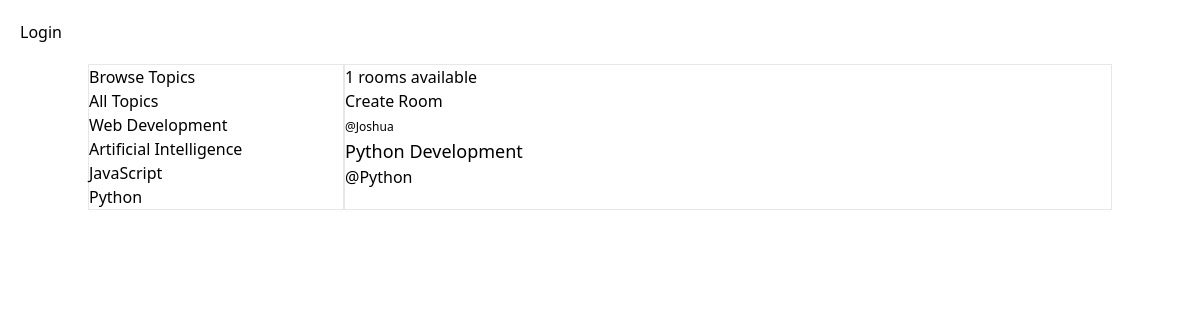
Page /?q=Python on the committed database.
### base/models.py (models this page shows, shortened)
class Topic(models.Model):
    name = models.CharField(max_length=255)

class Room(models.Model):
    host = models.ForeignKey(User, on_delete=models.SET_NULL, null=True)
    topic = models.ForeignKey(Topic, on_delete=models.SET_NULL, null=True)
    name = models.CharField(max_length=255)
    description = models.TextField(null=True, blank=True)
    participant = models.ManyToManyField(User, related_name='participants', blank=True)
    updated = models.DateTimeField(auto_now=True)
    created = models.DateTimeField(auto_now_add=True)
    class Meta:
        ordering = ['-updated', 'created']

### base/views.py (the view)
# urls.py: path('', views.home, name='home'),
def home(request):
    q = request.GET.get('q') if request.GET.get('q') != None else ''
    rooms = Room.objects.filter(
        Q(topic__name__icontains=q) |
        Q(name__icontains=q) |
        Q(description__icontains=q)
        )  # topic is part of the Room model.  name is the child of topic
    room_count = rooms.count()
    topics = Topic.objects.all()
    context = {'rooms': rooms, 'topics': topics, 'room_count': room_count}
    return render(request, 'base/home.html', context)

### base/templates/base/home.html (shortened to what this page needs)
{% extends "main.html" %} {% block title %}Home{% endblock title %}
{% block content %}
<div class="container mx-auto grid grid-cols-12">
  <div class='col-span-3 border flex flex-col'>
    <h3>Browse Topics</h3>
    <a href="{% url 'home' %}">All Topics</a>
    {% for topic in topics %}
    <a href="{% url 'home' %}?q={{ topic.name }}">{{ topic.name }}</a>
    {% endfor %}
  </div>
  <div class='col-span-9 border'>
    <h5>{{ room_count }} rooms available</h5><a href="{% url 'create-room' %}">Create Room</a>
    <div>
      {% for room in rooms %}
      <div class="mb-5">
        <span class="capitalize font-medium text-xs">@{{ room.host }}</span>
        <p class="font-medium text-lg">
          <a href="{% url 'room' room.id %}">{{ room.name }}</a>
        </p>
        <span>@{{ room.topic.name }}</span>
      </div>
      {% endfor %}
    </div>
  </div>
</div>
{% endblock content %}

### rows in the picture
Topic: name "Web Development"
Topic: name "Artificial Intelligence"
Topic: name "JavaScript"
Topic: name "Python"
Room: host "Joshua", name "Python Development", topic.name "Python"

### other values in the picture
{{ room_count }} "1"
